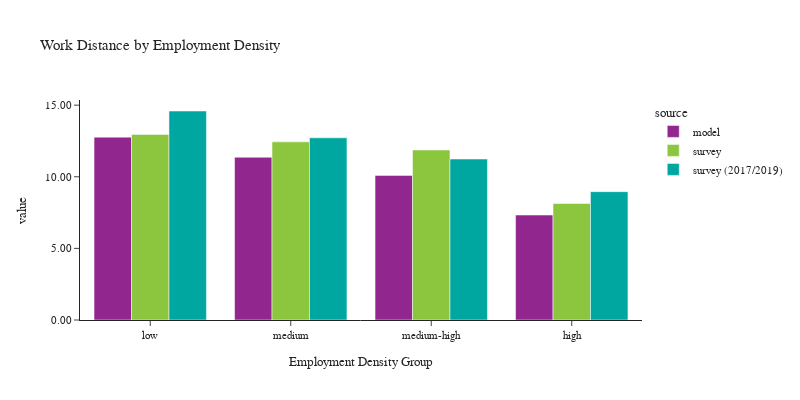

The cell this chart's notebook holds for it:
### Code cell
plot_work_location(df_workers, 'emp_density_group', 'Employment Density', 'Employment Density Group')

### Figure 1 — Plotly figure (JSON) as saved in the notebook; plotly's stock layout.template omitted (floating-point values rounded to 4 significant figures)
{"data": [{"alignmentgroup": "True", "customdata": [[576521], [576440], [551508], [505632]], "hovertemplate": "source=model<br>emp_density_group=%{x}<br>value=%{y}<br>sample count=%{customdata[0]}<extra></extra>", "legendgroup": "model", "marker": {"color": "#91268F", "pattern": {"shape": ""}}, "name": "model", "offsetgroup": "model", "orientation": "v", "showlegend": true, "textposition": "auto", "type": "bar", "x": ["low", "medium", "medium-high", "high"], "xaxis": "x", "y": [12.77, 11.36, 10.1, 7.329], "yaxis": "y"}, {"alignmentgroup": "True", "customdata": [[426], [411], [611], [1158]], "hovertemplate": "source=survey<br>emp_density_group=%{x}<br>value=%{y}<br>sample count=%{customdata[0]}<extra></extra>", "legendgroup": "survey", "marker": {"color": "#8CC63E", "pattern": {"shape": ""}}, "name": "survey", "offsetgroup": "survey", "orientation": "v", "showlegend": true, "textposition": "auto", "type": "bar", "x": ["low", "medium", "medium-high", "high"], "xaxis": "x", "y": [12.95, 12.44, 11.87, 8.135], "yaxis": "y"}, {"alignmentgroup": "True", "customdata": [[476], [562], [925], [3632]], "hovertemplate": "source=survey (2017/2019)<br>emp_density_group=%{x}<br>value=%{y}<br>sample count=%{customdata[0]}<extra></extra>", "legendgroup": "survey (2017/2019)", "marker": {"color": "#00A7A0", "pattern": {"shape": ""}}, "name": "survey (2017/2019)", "offsetgroup": "survey (2017/2019)", "orientation": "v", "showlegend": true, "textposition": "auto", "type": "bar", "x": ["low", "medium", "medium-high", "high"], "xaxis": "x", "y": [14.59, 12.72, 11.24, 8.96], "yaxis": "y"}], "layout": {"barmode": "group", "font": {"size": 11}, "height": 400, "legend": {"title": {"text": "source"}, "tracegroupgap": 0}, "title": {"text": "Work Distance by Employment Density"}, "width": 800, "xaxis": {"anchor": "y", "domain": [0.0, 1.0], "title": {"text": "Employment Density Group"}}, "yaxis": {"anchor": "x", "domain": [0.0, 1.0], "tickformat": ".2f", "title": {"text": "value"}}}}
